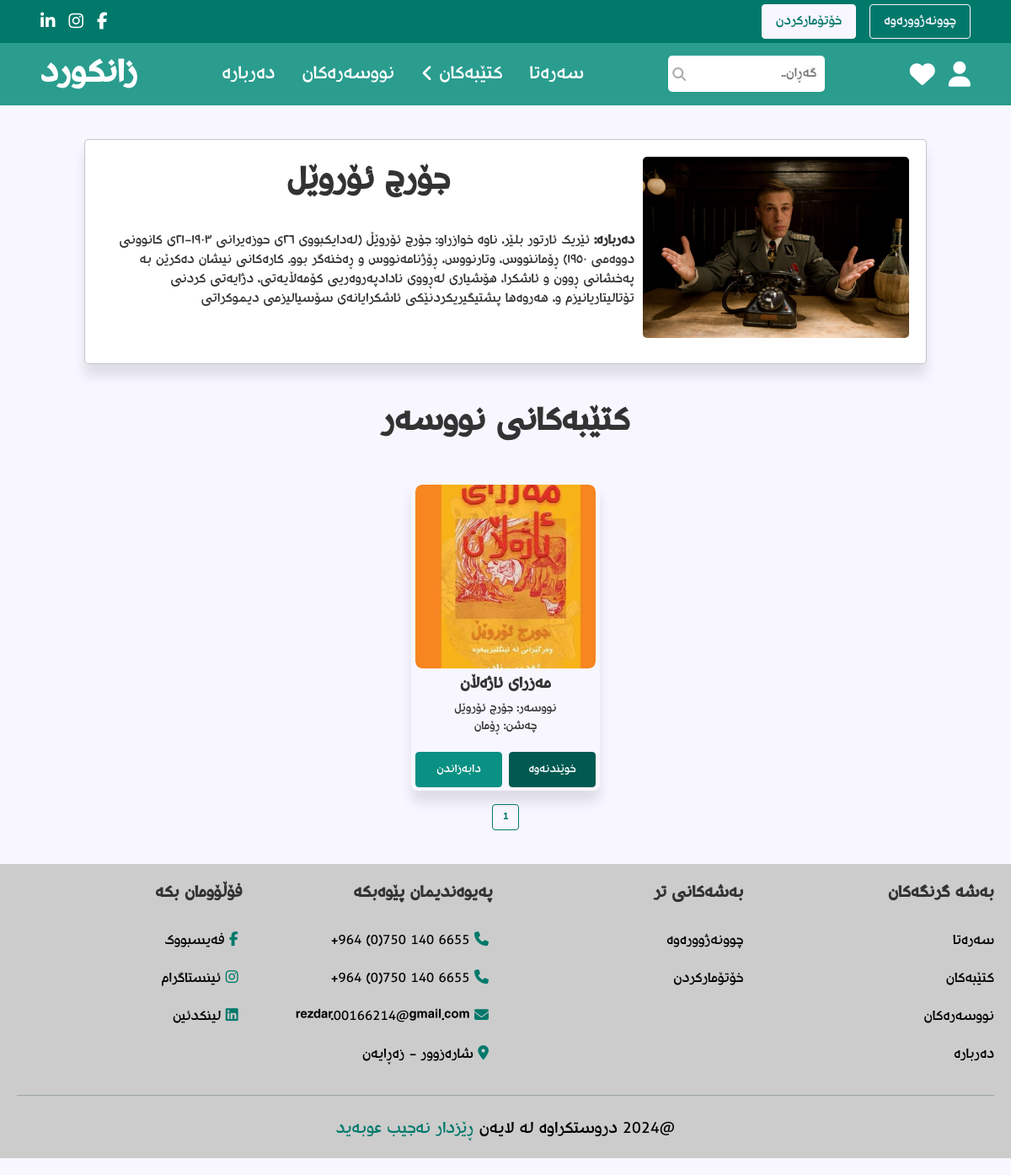
The page /author_details.php?id=12 on the database its author committed.
### tables this page shows
CREATE TABLE `authors` (
  `id` int(11) NOT NULL,
  `name` varchar(255) NOT NULL,
  `image` varchar(255) NOT NULL,
  `description` varchar(1000) NOT NULL
);

CREATE TABLE `books` (
  `id` int(11) NOT NULL,
  `name` varchar(25) NOT NULL,
  `author` varchar(25) NOT NULL,
  `image` varchar(100) NOT NULL,
  `file` varchar(100) NOT NULL,
  `category` varchar(25) NOT NULL,
  `description` varchar(1000) NOT NULL
);

### author_details.php (the view, shortened to what this page needs)
<?php
require_once 'config.php';
?>
<!DOCTYPE html>
<html lang="ckb" dir="rtl">
<head>
  <link rel="stylesheet" href="css/styles.css">
  <link rel="stylesheet" href="css/header_style.css">
  <link rel="stylesheet" href="css/footer_styles.css">
</head>
<body>
  <?php
  require_once 'header.php';
  $selected_id = $_GET['id'];
  $select_author = mysqli_query($conn, "SELECT * FROM authors WHERE id = $selected_id") or die("Failed to select author");
  $author_details = mysqli_fetch_assoc($select_author);
  ?>
  <section class="author-details">
    <div class="author-details-container">
      <h1 class="title"><?php echo $author_details['name']; ?></h1>
      <div class="image">
        <?php echo '<img src="admin/uploaded_image/' . $author_details['image'] . '" alt="">' ?>
      </div>
      <div class="details">
        <p><b>دەربارە:</b> <?php echo $author_details['description'] ?></p>
      </div>
    </div>
  </section>
  <h3 class="title">کتێبەکانی نووسەر</h3>
  <?php
  require_once 'template.php';
  showAllBoxes(
    'books',
    "SELECT * FROM `books`
    WHERE
    author = (
          SELECT name FROM authors
          WHERE id = $selected_id)",
    "book_details.php"
  );
  ?>
  <?php require_once 'footer.php'; ?>
</body>
</html>

### template.php (shortened to what this page needs)
<?php
function showAllBoxes($tableName, $query, $relatedFile)
{ ?>
  <section class="all-books">
    <?php
    require 'config.php';
    $select_all_rows = mysqli_query($conn, $query) or die('query failed');
    $totalBoxes = mysqli_num_rows($select_all_rows);
    $boxesPerPage = 10;
    $totalPages = ceil($totalBoxes / $boxesPerPage);
    $page = isset($_GET['page']) ? $_GET['page'] : 1;
    $page = max(1, $page);
    $offset = ($page - 1) * $boxesPerPage;
    $select_current_boxes = mysqli_query($conn, "$query LIMIT $offset, $boxesPerPage") or die('query failed');
    ?>
    <div class='box-container'>
      <?php
      if ($totalBoxes > 0) {
        while ($currentBoxes = mysqli_fetch_assoc($select_current_boxes)) {
      ?>
          <div class='box'>
            <div class="image">
              <?php if (!isset($_SESSION['user_type']) || (isset($_SESSION['user_type']) && $_SESSION['user_type'] == 'user')) { ?>
                <a href="<?php echo $relatedFile; ?>?id=<?php echo $currentBoxes['id'] ?>">
                  <img src='<?php echo "admin/uploaded_image/" . $currentBoxes['image']; ?>' alt="">
                </a>
              <?php } else { ?>
                <img src='<?php echo "uploaded_image/" . $currentBoxes['image']; ?>' alt="">
              <?php } ?>
            </div>
            <div class="text">
              <p><?php echo $currentBoxes['name'] ?></p>
              <?php if ($tableName == 'books') { ?>
                <p><?php echo "نووسەر: " . $currentBoxes['author'] ?></p>
                <p><?php echo "چەشن: " . $currentBoxes['category'] ?></p>
              <?php } ?>
            </div>
            <?php if (!($tableName == 'authors')) { ?>
              <div class="buttons">
                <?php if (!isset($_SESSION['user_type']) || (isset($_SESSION['user_type']) && $_SESSION['user_type'] == 'user')) { ?>
                  <a href="<?php echo "admin/uploaded_files/" . $currentBoxes['file']; ?>" class="reading-button" target="_blank">خوێندنەوە</a>
                  <a href="<?php echo $currentBoxes['file']; ?>" download class="download-button">دابەزاندن</a>
                <?php } else if (isset($_SESSION['user_type']) && $_SESSION['user_type'] == 'admin') { ?>
                  <a href="<?php echo $tableName . '.php?update=' . $currentBoxes['id']; ?>" class="edit-button">دەستکاریکردن</a>
                  <a href="<?php echo $tableName . '.php?delete=' . $currentBoxes['id']; ?>" class="delete-button" onclick="return confirm('Are You Sure?')">سڕینەوە</a>
                <?php } ?>
              </div>
              <?php } ?>
          </div>
      <?php
        }
      }
      ?>
    </div>
    <div class='pagination'>
      <?php
      if ($totalPages > 0) {
        if ($page == 1) {
          echo "<span class='current'>1 </span>";
        } else {
          echo "<a href='" . $tableName . ".php?page=1'>1</a> ";
        }
      }
      ?>
    </div>
  </section>
<?php } ?>

### css/styles.css (style rules this page uses)
:root { --base-font-size: 10px; --primary-color: #00796b; --secondary-color: #2a9d8f; --background-color: #f8f6ff; --gray-color: #aaaaaa; --light-gray: #cccccc; --text-color: #333333; --border: 0.16rem solid rgba(38, 70, 83, 0.3); --border-hover: 0.16rem solid var(--text-color); --box-shadow: 0 1.4rem 1.4rem rgb(0, 0, 0, 0.1); }
* { font-family: rudaw, sans-serif; margin: 0; padding: 0; box-sizing: border-box; outline: none; border: none; text-decoration: none; scroll-behavior: smooth; }
*:first-letter { text-transform: uppercase; }
html { font-size: var(--base-font-size); }
body { background-color: var(--background-color); }
section { padding: 2rem; margin: 2rem 0; background-color: var(--background-color); }
.title { text-align: center; margin-bottom: 2rem; text-transform: uppercase; color: var(--text-color); font-size: 4rem; }
.primary-button, .download-button, .cancel-button, .add-button, .delete-button, .edit-button, .promote-button, .demote-button, .read-message-button, .save-button, .reading-button { display: inline-block; color: white; padding: 0.8rem 1.6rem; font-size: 1.6rem; text-decoration: none; text-align: center; border-radius: 0.4rem; cursor: pointer; transition: background-color 0.3s, color 0.3s, border-color 0.3s; }
.download-button { background-color: #0a9184; border: 0.16rem solid #0a9184; }
.reading-button { background-color: #005a51; border: 0.16rem solid #005a51; }
.box-container { max-width: 1200px; margin: 0 auto; display: grid; grid-template-columns: repeat(auto-fit, 22.4rem); gap: 2rem; justify-content: center; }
.box { height: 36.8rem; border-radius: 0.8rem; padding: 0.48rem; box-shadow: var(--box-shadow); text-align: center; display: flex; flex-direction: column; justify-content: space-between; }
.box .image { width: 100%; height: 65%; border-radius: 0.8rem; position: relative; overflow: hidden; }
.box .image img { width: 100%; height: 100%; border-radius: 0.8rem; object-fit: cover; }
.box .text { display: flex; flex-direction: column; margin-top: 0.5rem; margin-bottom: 1rem; }
.box .text p { color: var(--text-color); font-size: 1.44rem; }
.box .text p:first-child { font-weight: 700; font-size: 1.92rem; margin-bottom: 0.32rem; }
.box .buttons { display: flex; justify-content: space-between; margin-top: 0.8rem; column-gap: 0.8rem; margin-top: 1rem; }
.box .buttons a { width: 100%; font-size: 1.4rem; padding: 1rem; }
.pagination { display: flex; justify-content: center; margin-top: 1.6rem; }
.pagination a, .pagination span { display: inline-block; font-size: 1.2rem; padding: 0.56rem 1.2rem; margin: 0 0.32rem; color: var(--text-color); border: var(--border); border-radius: 0.4rem; text-decoration: none; text-align: center; }
.pagination .current { font-size: 1.2rem; font-weight: bold; color: var(--primary-color); border: 0.16rem solid var(--primary-color); cursor: pointer; }
.book-details, .author-details { display: flex; justify-content: center; align-items: center; }
.book-details-container, .author-details-container { max-width: 1000px; background-color: white; border: var(--border); box-shadow: var(--box-shadow); border-radius: 0.5rem; padding: 2rem; display: grid; grid-template-columns: 1fr 2fr; grid-template-rows: auto 1fr auto; gap: 1rem; }
.book-details-container .image, .author-details-container .image { width: 100%; height: 100%; grid-column: 1; grid-row: 1 / 3; }
.book-details-container .image img, .author-details-container .image img { width: 100%; height: 100%; border-radius: 0.5rem; }
.book-details-container .title, .author-details-container .title { grid-column: 2; grid-row: 1; }
.book-details-container .details, .author-details-container .details { grid-column: 2; grid-row: 2 / 4; }
.book-details-container .details p, .author-details-container .details p { font-size: 1.6rem; color: var(--text-color); margin-bottom: 0.8rem; }

### css/header_style.css (style rules this page uses)
* { margin: 0; padding: 0; box-sizing: border-box; border: none; outline: none; text-decoration: none; scroll-behavior: smooth; }

### rows shown on the page
authors: name "جۆرج ئۆروێل", image (picture), description "ئێریک ئارتور بلێر، ناوە خوازراو: جۆرج ئۆروێڵ (لەدایکبووی ٢٦ی حوزەیرانی ١٩٠٣-٢١ی کانوونی دووەمی ١٩٥٠) ڕۆماننووس، وتارنووس، ڕۆژنامەنووس و ڕەخنەگر بوو. کارەکانی نیشان دەکرێن بە پەخشانی ڕوون و ئاشکرا، ھۆشیاری لەڕووی نادادپەروەریی کۆمەڵایەتی، دژایەتی کردنی تۆتالیتاریانیزم و، ھەروەھا پشتیگیریکردنێکی ئاشکرایانەی سۆسیالیزمی دیموکراتی"
books: image (picture), name "مەزرای ئاژەڵان", author "جۆرج ئۆروێل", category "ڕۆمان"
